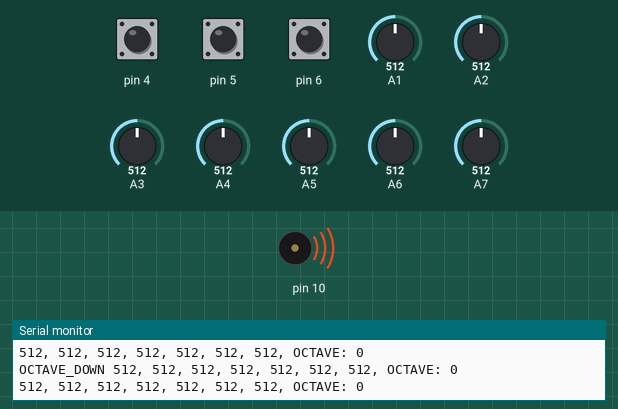
Simulated run of this sketch. Board: Arduino Nano, built with avr-gcc and run on an emulated ATmega328P. Shown: buzzer (waves = sounding), the last lines printed to the serial monitor. The inputs (shaded band) are chosen by the test bench; at power-on: A1 = 512, A2 = 512, pin 4 HIGH, A4 = 512, pin 5 HIGH, pin 6 HIGH, A3 = 512, A5 = 512, A6 = 512, A7 = 512.

Above: at 1.2 s.
1.3 s: A1 set to 682
4.3 s: A1 set to 717
At 4.73 s:
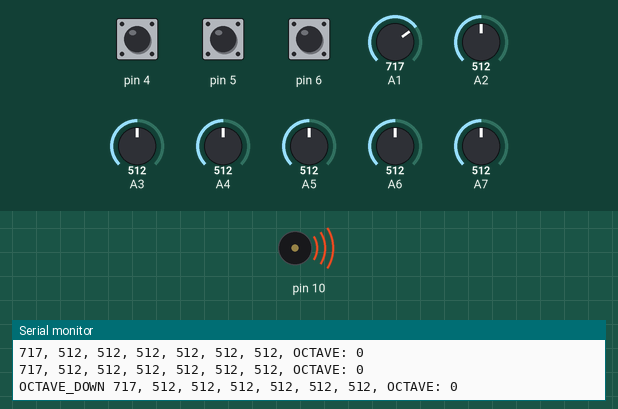
7.3 s: A2 set to 710
At 7.5 s:
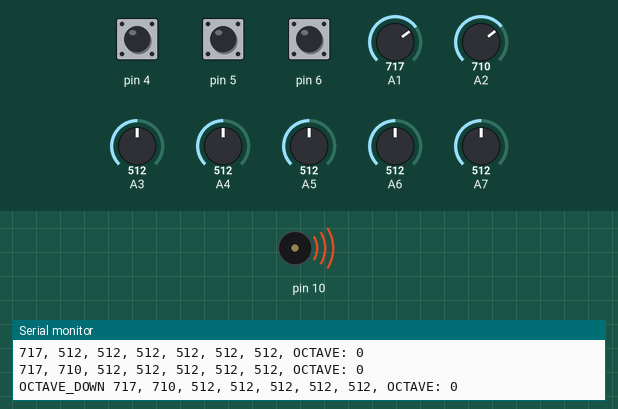
13.3 s: pin 4 pulled LOW for 0.15 s
At 13.62 s:
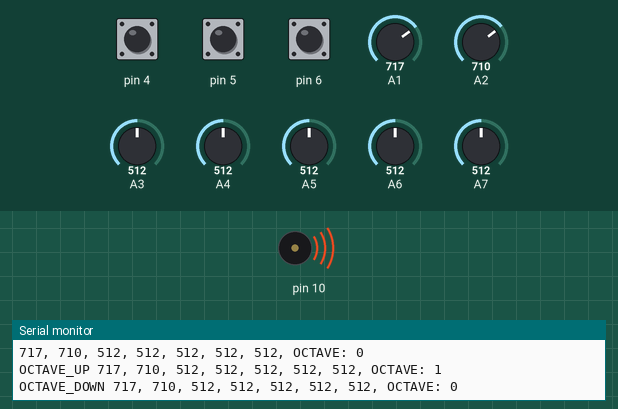
16.3 s: A4 set to 692
At 16.68 s:
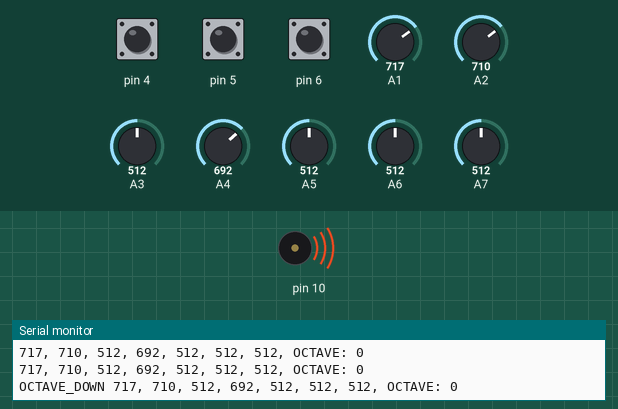
19.3 s: A4 set to 714
Timing chart, 0 to 22.3 s (numbered marks = the images above; inputs shaded):
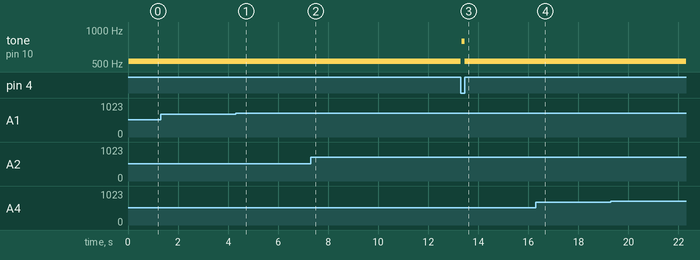

The sketch:

arduino_code_final.ino
```cpp
void setup() {
  Serial.begin(9600);

  // pinMode(9, OUTPUT);
  pinMode(10, OUTPUT);

  pinMode(4, INPUT_PULLUP);
  pinMode(5, INPUT_PULLUP);
  pinMode(6, INPUT_PULLUP);

	pinMode(A0, INPUT);
	pinMode(A1, INPUT);
  pinMode(A2, INPUT);
  pinMode(A3, INPUT);
  pinMode(A4, INPUT);
  pinMode(A5, INPUT);
  pinMode(A6, INPUT);
  pinMode(A7, INPUT);
}

// TEST_MODE values:
// 0: base test (output 440hz constantly)
// 1: play note0 (regardless of 0 or not)
// 2: play note0 only if one photoresistor reaches threshold
// 3: play chords (multiple notes at once)

const int TEST_MODE = 3;
int octave = 0;
int octave_up_stall = 0;
int octave_down_stall = 0;

void loop() {

  int value0 = analogRead(A1);
  int value1 = analogRead(A2);
  int value2 = analogRead(A3);
  int value3 = analogRead(A4);
  int value4 = analogRead(A5);
  int value5 = analogRead(A6);
  int value6 = analogRead(A7);

  int octave_up = digitalRead(4);
  int octave_down = digitalRead(5);
  int octave_reset = digitalRead(6);

	Serial.print(value0);
	Serial.print(", ");
  Serial.print(value1);
	Serial.print(", ");
  Serial.print(value2);
	Serial.print(", ");
	Serial.print(value3);
  Serial.print(", ");
  Serial.print(value4);
	Serial.print(", ");
	Serial.print(value5);
  Serial.print(", ");
	Serial.print(value6);
  Serial.print(", OCTAVE: ");
	Serial.println(octave);

  if(octave_down_stall > 0) octave_down_stall--;
  if(octave_up_stall > 0) octave_up_stall--;

  if(!octave_up && !octave_up_stall) {
    octave++;
    octave_up_stall = 3;
    Serial.print("OCTAVE_UP ");
  }

  if(octave_down && !octave_down_stall) {
    octave--;
    octave_down_stall = 3;
    Serial.print("OCTAVE_DOWN ");

  }

  if(!octave_reset){
    // Serial.print("OCTAVE_RESET");
    octave = 0;
  }

  // Serial.println();

  if(octave < 0) octave = 0;
  if(octave > 8) octave = 8;


  if(TEST_MODE == 0){
    tone(10, 440);
    delay(100); // this line delays 500ms for test_mode 0 (change val to change log speed)
    noTone(10);
    return;
  }


  int note0 = 0, note1 = 0, note2 = 0, note3 = 0, note4 = 0, note5 = 0, note6 = 0;
  int note_threshold = 700;
  if(value0 < note_threshold) note0 = 370 * pow(2, octave*(7.0/12.0));
  if(value1 < note_threshold) note1 = 393 * pow(2, octave*(7.0/12.0));
  if(value2 < note_threshold) note2 = 415 * pow(2, octave*(7.0/12.0));
  if(value3 < note_threshold) note3 = 440 * pow(2, octave*(7.0/12.0));
  if(value4 < note_threshold) note4 = 468 * pow(2, octave*(7.0/12.0));
  if(value5 < note_threshold) note5 = 490 * pow(2, octave*(7.0/12.0));
  if(value6 < note_threshold) note6 = 530 * pow(2, octave*(7.0/12.0));

  // Serial.print("NOTES: ");
  // Serial.print(note0);
	// Serial.print(", ");
  // Serial.print(note1);
	// Serial.print(", ");
  // Serial.print(note2);
	// Serial.print(", ");
	// Serial.print(note3);
  // Serial.print(", ");
  // Serial.print(note4);
	// Serial.print(", ");
	// Serial.print(note5);
  // Serial.print(", ");
	// Serial.print(note6);
  // Serial.print(", OCTAVE: ");
	// Serial.println(octave);

  if(TEST_MODE == 1){
    tone(10, note0);
    delay(100);
    noTone(10);
    return;
  }

  if(TEST_MODE == 2){
    if(note0 == 0) return;
    tone(10, note0);
    delay(100);
    noTone(10);
    return;
  }

  if(TEST_MODE == 3){
    playChord(note0, note1, note2, note3, note4, note5, note6, 100);
  }
}


//! doesnt work as intended
void playChord(int f1, int f2, int f3, int f4, int f5, int f6, int f7, int duration) {
	unsigned long start = millis();

  int speaker_index_start = 9;
  int n_speakers = 2;
  int speaker_index = 0;

  int duration_ms = 5;
  int delay_ms = duration_ms;

  if(f1 != 0) { tone(10, f1, duration); delay(delay_ms); }
  if(f2 != 0) { tone(10, f2, duration); delay(delay_ms); }
  if(f3 != 0) { tone(10, f3, duration); delay(delay_ms); }
  if(f4 != 0) { tone(10, f4, duration); delay(delay_ms); }
  if(f5 != 0) { tone(10, f5, duration); delay(delay_ms); }
  if(f6 != 0) { tone(10, f6, duration); delay(delay_ms); }
  if(f7 != 0) { tone(10, f7, duration); delay(delay_ms); }


	// while (millis() - start < duration) {
  //   int speaker_index_start = 9;
  //   int n_speakers = 2;
  //   int speaker_index = 0;

	// 	if(f1 != 0) { tone(speaker_index_start + (speaker_index++ % n_speakers), f1, duration_ms); delay(2); }
	// 	if(f2 != 0) { tone(speaker_index_start + (speaker_index++ % n_speakers), f2, duration_ms); delay(2); }
	// 	if(f3 != 0) { tone(speaker_index_start + (speaker_index++ % n_speakers), f3, duration_ms); delay(2); }
  //   if(f4 != 0) { tone(speaker_index_start + (speaker_index++ % n_speakers), f4, duration_ms); delay(2); }
  //   if(f5 != 0) { tone(speaker_index_start + (speaker_index++ % n_speakers), f5, duration_ms); delay(2); }
  //   if(f6 != 0) { tone(speaker_index_start + (speaker_index++ % n_speakers), f6, duration_ms); delay(2); }
  //   if(f7 != 0) { tone(speaker_index_start + (speaker_index++ % n_speakers), f7, duration_ms); delay(2); }
	// }
  delay(100);
	noTone(9);
	noTone(10);
}
```

Measured:
- after the input at 4.3 s, tone on pin 10: stays 530 Hz (without the input it goes to 393 Hz after 3.0 s)
- after the input at 7.3 s, tone on pin 10: stays 530 Hz (without the input it goes to 468 Hz after 6.0 s)
- after the input at 13.3 s, tone on pin 10: 530 Hz → silent at once, → 794 Hz 0.03 s later, → 530 Hz 0.13 s later
- after the input at 16.3 s, tone on pin 10: stays 530 Hz (without the input it goes to 415 Hz after 3.0 s)
